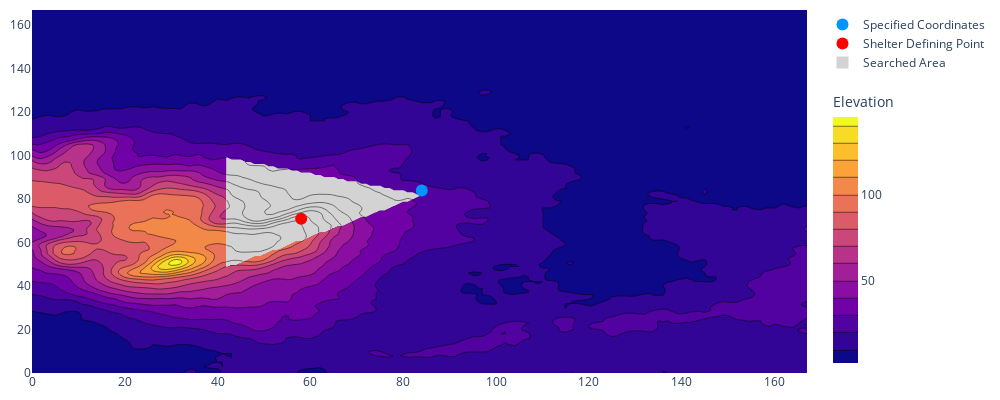

The notebook cell this image was saved under:
### Code cell
import plotly.graph_objects as go
import plotly.io as pio
# pio.renderers.default = "notebook"
import pandas as pd

# Read data from a csv
#x=1.9 and 3
# z_data = pd.read_csv('https://raw.githubusercontent.com/plotly/datasets/master/api_docs/mt_bruno_elevation.csv')
config = {
  'toImageButtonOptions': { 'height': None, 'width': None, 'format':'svg'}
}


fig = go.Figure(data=[
   
    go.Contour(
      z=np.flipud(data_mask_removed),
      line_smoothing=0,
      contours=dict(
            # coloring ='heatmap',
            showlabels = False, # show labels on contours
            labelfont = dict( # label font properties
                size = 10,
                color = 'white',
        )),
      colorbar=dict(
        title="Elevation",
        thickness=25,
        yanchor="bottom",
        y = 0,
        # x=1.2,
        thicknessmode='pixels',
        len=0.8,
        lenmode='fraction',
        outlinewidth=0
      )
    ),

    go.Contour(
      z=np.flipud(data_mask),
      line_smoothing=1,
      showscale=False,
      colorscale=[[0, 'lightgrey'],[1, 'lightgrey']],
      # colorbar=dict(
      #   title="Sheltered",
        
      #   # y=0.5,
      #   thickness=40,
      #   thicknessmode='pixels',
      #   len=0.6,
      #   lenmode='fraction',
      #   outlinewidth=0
      # )
    ),
      
    go.Scatter(name='Specified Coordinates',
      x=np.array(scatter_df['X'][0]),
      y=np.array(168-scatter_df['Y'][0]),
      # z=np.array(scatter_df['Z'][0]),
      mode = 'markers',marker=dict( color=scatter_df['color'][0],size = 12)),
    
    go.Scatter(name='Shelter Defining Point',
      x=np.array(scatter_df['X'][1]),
      y=np.array(168-scatter_df['Y'][1]),
      # z=np.array(scatter_df['Z'][1]),
      mode = 'markers',marker=dict( color=scatter_df['color'][1],size = 12)),

        go.Scatter(name='Searched Area',
    x=np.array(58),
    y=np.array(85),
    # z=np.array(scatter_df['Z'][0]),
    mode = 'markers',
    marker_symbol= 'square',
    marker=dict(color='lightgrey',size = 12)),
  
])


fig.update_layout(title='', autosize=True,
                  height=400,width=1000,
                  margin=dict(l=10, r=10, b=10, t=10))
# fig.update_layout(legend_orientation="")
# fig.update_traces(marker={'size': 12})
# fig.update_traces(marker=dict(size=6,
#                          line=dict(width=5,
#                          color='Black')),
#               selector=dict(mode='markers'))
fig.show()

### Figure 1 — Plotly figure (JSON) as saved in the notebook; plotly's stock layout.template omitted (floating-point values rounded to 4 significant figures; data arrays with more than 128 entries replaced by an {"elided": "..."} marker saying what was removed)
{"data": [{"colorbar": {"len": 0.8, "lenmode": "fraction", "outlinewidth": 0, "thickness": 25, "thicknessmode": "pixels", "title": {"text": "Elevation"}, "y": 0, "yanchor": "bottom"}, "contours": {"labelfont": {"color": "white", "size": 10}, "showlabels": false}, "line": {"smoothing": 0}, "type": "contour", "z": {"elided": "168x168 float values"}}, {"colorscale": [[0, "lightgrey"], [1, "lightgrey"]], "line": {"smoothing": 1}, "showscale": false, "type": "contour", "z": {"elided": "168x168 float values"}}, {"marker": {"color": "#0094FF", "size": 12}, "mode": "markers", "name": "Specified Coordinates", "type": "scatter", "x": [84], "y": [84]}, {"marker": {"color": "#FF0000", "size": 12}, "mode": "markers", "name": "Shelter Defining Point", "type": "scatter", "x": [58], "y": [71]}, {"marker": {"color": "lightgrey", "size": 12, "symbol": "square"}, "mode": "markers", "name": "Searched Area", "type": "scatter", "x": [58], "y": [85]}], "layout": {"autosize": true, "height": 400, "margin": {"b": 10, "l": 10, "r": 10, "t": 10}, "title": {"text": ""}, "width": 1000}}
